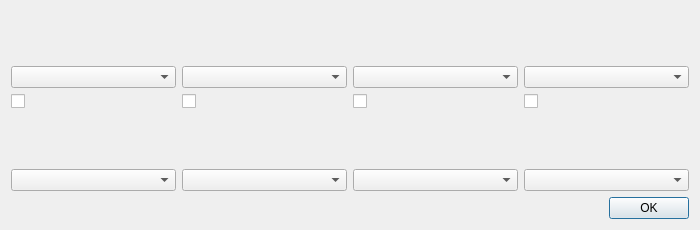
<?xml version="1.0" encoding="UTF-8"?>
<ui version="4.0">
 <class>PadMappingDialog</class>
 <widget class="QDialog" name="PadMappingDialog">
  <property name="geometry">
   <rect>
    <x>0</x>
    <y>0</y>
    <width>700</width>
    <height>230</height>
   </rect>
  </property>
  <property name="windowTitle">
   <string>Assign Controllers</string>
  </property>
  <layout class="QGridLayout" name="rootLayout">
   <item row="0" column="0">
    <widget class="QLabel" name="gcPort1Label"/>
   </item>
   <item row="0" column="1">
    <widget class="QLabel" name="gcPort2Label"/>
   </item>
   <item row="0" column="2">
    <widget class="QLabel" name="gcPort3Label"/>
   </item>
   <item row="0" column="3">
    <widget class="QLabel" name="gcPort4Label"/>
   </item>
   <item row="1" column="0">
    <widget class="QComboBox" name="gcBox1"/>
   </item>
   <item row="1" column="1">
    <widget class="QComboBox" name="gcBox2"/>
   </item>
   <item row="1" column="2">
    <widget class="QComboBox" name="gcBox3"/>
   </item>
   <item row="1" column="3">
    <widget class="QComboBox" name="gcBox4"/>
   </item>
   <item row="2" column="0">
    <widget class="QCheckBox" name="gbaBox1"/>
   </item>
   <item row="2" column="1">
    <widget class="QCheckBox" name="gbaBox2"/>
   </item>
   <item row="2" column="2">
    <widget class="QCheckBox" name="gbaBox3"/>
   </item>
   <item row="2" column="3">
    <widget class="QCheckBox" name="gbaBox4"/>
   </item>
   <item row="3" column="0">
    <widget class="QLabel" name="wiiRemote1Label"/>
   </item>
   <item row="3" column="1">
    <widget class="QLabel" name="wiiRemote2Label"/>
   </item>
   <item row="3" column="2">
    <widget class="QLabel" name="wiiRemote3Label"/>
   </item>
   <item row="3" column="3">
    <widget class="QLabel" name="wiiRemote4Label"/>
   </item>
   <item row="4" column="0">
    <widget class="QComboBox" name="wiiBox1"/>
   </item>
   <item row="4" column="1">
    <widget class="QComboBox" name="wiiBox2"/>
   </item>
   <item row="4" column="2">
    <widget class="QComboBox" name="wiiBox3"/>
   </item>
   <item row="4" column="3">
    <widget class="QComboBox" name="wiiBox4"/>
   </item>
   <item row="5" column="0" colspan="4">
    <widget class="QDialogButtonBox" name="buttonBox">
     <property name="standardButtons">
      <set>QDialogButtonBox::StandardButton::Ok</set>
     </property>
    </widget>
   </item>
  </layout>
 </widget>
 <tabstops>
  <tabstop>gcBox1</tabstop>
  <tabstop>gcBox2</tabstop>
  <tabstop>gcBox3</tabstop>
  <tabstop>gcBox4</tabstop>
  <tabstop>gbaBox1</tabstop>
  <tabstop>gbaBox2</tabstop>
  <tabstop>gbaBox3</tabstop>
  <tabstop>gbaBox4</tabstop>
  <tabstop>wiiBox1</tabstop>
  <tabstop>wiiBox2</tabstop>
  <tabstop>wiiBox3</tabstop>
  <tabstop>wiiBox4</tabstop>
  <tabstop>buttonBox</tabstop>
 </tabstops>
 <resources/>
 <connections/>
</ui>
